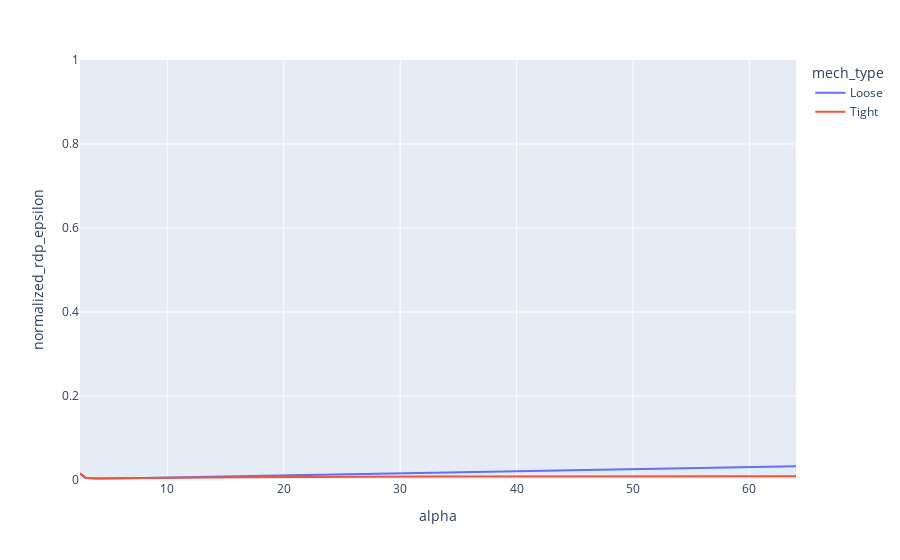

Notebook code for this chart:
### Code cell
px.line(df, x="alpha", y="normalized_rdp_epsilon", color="mech_type", line_group="mech_name", range_y=[0,1])

### Figure 1 — Plotly figure (JSON) as saved in the notebook; plotly's stock layout.template omitted (floating-point values rounded to 4 significant figures)
{"data": [{"hovertemplate": "mech_type=Loose<br>mech_name=Loose<br>alpha=%{x}<br>normalized_rdp_epsilon=%{y}<extra></extra>", "legendgroup": "Loose", "line": {"color": "#636efa", "dash": "solid"}, "marker": {"symbol": "circle"}, "mode": "lines", "name": "Loose", "orientation": "v", "showlegend": true, "type": "scatter", "x": [2.5, 3, 4, 5, 6, 8, 16, 32, 64], "xaxis": "x", "y": [0.01583, 0.004851, 0.003707, 0.003819, 0.004145, 0.004984, 0.008812, 0.01675, 0.03272], "yaxis": "y"}, {"hovertemplate": "mech_type=Tight<br>mech_name=Tight<br>alpha=%{x}<br>normalized_rdp_epsilon=%{y}<extra></extra>", "legendgroup": "Tight", "line": {"color": "#EF553B", "dash": "solid"}, "marker": {"symbol": "circle"}, "mode": "lines", "name": "Tight", "orientation": "v", "showlegend": true, "type": "scatter", "x": [2.5, 3, 4, 5, 6, 8, 16, 32, 64], "xaxis": "x", "y": [0.01572, 0.004799, 0.003632, 0.003695, 0.00395, 0.004575, 0.006606, 0.008297, 0.009178], "yaxis": "y"}], "layout": {"autosize": true, "legend": {"title": {"text": "mech_type"}, "tracegroupgap": 0}, "margin": {"t": 60}, "xaxis": {"anchor": "y", "autorange": true, "domain": [0, 1], "range": [2.5, 64], "title": {"text": "alpha"}, "type": "linear"}, "yaxis": {"anchor": "x", "domain": [0, 1], "range": [0, 1], "title": {"text": "normalized_rdp_epsilon"}, "type": "linear"}}}
